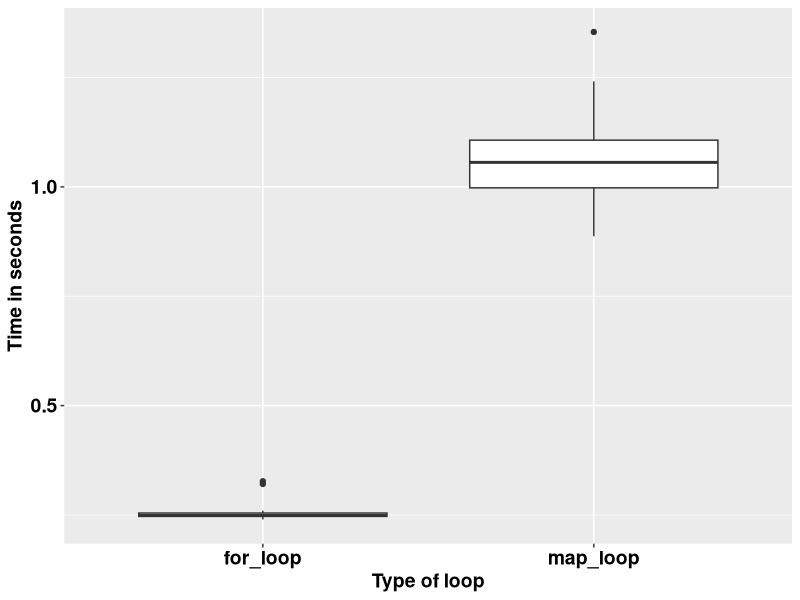

R code for this plot:
## ---- chunk 1
knitr::opts_chunk$set(echo = TRUE)
## ---- chunk 2
square <- function(a) a**2
square(3)
## ---- chunk 3
square <- function(b){ # Create the function name, calle
  b**2
}
square(3)
## ---- chunk 4
square <- function(c){ 
  product <- c**2
  return(product)
}
square(3)
## ---- chunk 5
square <- function(d){
  product <- d**2
  print(product)
}
square(5)
## ---- chunk 6
square <- function(e){
  product <- e**2
  (product)
}
square(9)
## ---- chunk 7
square <- function(f){
  product <- f**2
  show(product)
}
square(9)
## ---- chunk 8
square_root <- function(b){
  product <- b^0.5
  return(product/2)
}
square_root(9)
## ---- chunk 9
square_root
## ---- chunk 10
square(-10:10)
## ---- chunk 11
square_root(c(-26, 1:15, 158))
## ---- chunk 12
m <- list(12, 18, 345)
square_root(m[[2]])
## ---- chunk 13
rescale <- function(x){
  m <- mean(x)
  s <- sd(x)
  (x - m) / s
}
rescale(c(-52, 58, 46, 99))
## ---- chunk 14
rescale <- function(x, only_translate){
  m <- mean(x)
  translated <- x - m
  if (only_translate) return(translated)
  s <- sd(x)
  translated / s
}

rescale(x = 1:6, only_translate = TRUE)
## ---- chunk 15
rescale <- function(x, only_translate){
  m <- mean(x)
  translated <- x - m
  if (only_translate) return(translated)
  s <- sd(x)
  translated / s
}

rescale(x = 1:4, only_translate = FALSE)
## ---- chunk 16
rescale(only_translate = TRUE, x = 1:4)
## ---- chunk 17
rescale(x = 1:4, TRUE)
rescale(TRUE, x = 1:4)
rescale(1:4, only_translate = T)
rescale(only_translate = T, 1:4)
## ---- chunk 18
rescale(1:4, o = T)
rescale(o = T, 1:4)
## ---- chunk 19
rescale <- function(x, only_translate = FALSE){
  m <- mean(x)
  translated <- x - m
  if(only_translate) return(translated)
  s <- sd(x)
  translated / s
}
## ---- chunk 20
rescale(1:4) # This runs with only_translate being taken as FALSE by default.
## ---- chunk 21
rescale <- function(x, ...){
  m <- mean(x, ...)
  s <- sd(x, ...)
  (x - m) / s
}

rescale(1:4) # 
## ---- chunk 22
x <- c(NA, 1:3)
rescale(x)
## ---- chunk 23
x <- c(NA, 1:3)
rescale(x, na.rm = TRUE)
## ---- chunk 24
some_function <- function(x) x
other_function <- function(x, ...) x
# some_function(1:4, foo = "bar") # This does not run because there was no allowance.
other_function(1:4, foo = "bar")

## ---- chunk 25
f <- function(...) list(...)
g <- function(x, y, ...) f(...)
g(x = 1, y = 2, z = 3, w = 4)
## ---- chunk 26
compare_rasters <- function(x) {
  if (sum(x > 0.5, na.rm = TRUE) > 7) {
    return(1)
  } else {
    return(0)
  }
  
}
## ---- chunk 27
library(tidyverse)
volumes <- rnorm(1000000)

for_loop <- vector()

for (k in 1:20) {
  for_loop[k] <- system.time(for (i in 1:length(volumes)) {
    2.3 * volumes[i] ^ 9
  })
}

map_loop <- vector()
for (j in 1:20) {
  map_loop[j] <- system.time(map_vec(volumes, \(x) 2.3 * x ^ 9))
}
## ---- chunk 28
data.frame(for_loop = for_loop, map_loop = map_loop) %>% 
  gather(key = "key", value = "value") %>% 
  ggplot(aes(key, value)) +
  geom_boxplot() +
  labs(x = "Type of loop",
       y = "Time in seconds") +
  theme(text = element_text(size = 14, face = "bold", colour = "black")) +
  theme(axis.text = element_text(size = 14, face = "bold", colour = "black"))
